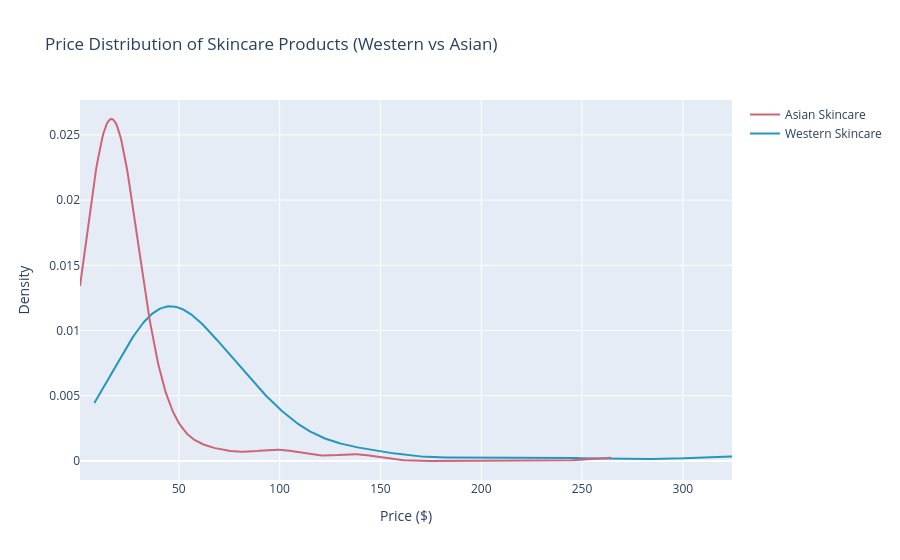

Notebook code cell kept with this figure:
### Markdown cell above
### 4.2 Price Distribution: American vs. Korean Skincare

We wanted to compare the price distributions of American and Korean skincare products to determine whether there were significant differences in pricing strategies between the two markets. We visualized the distribution of prices using KDE and box plots, which allows us to identify the most common price ranges and determine whether one market tends to be more expensive than the other. If we find that one market consistently offers lower or higher prices, this could reflect differences in product positioning, ingredient sourcing, or branding.

### Code cell
import plotly.figure_factory as ff

# Prepare data
data = [
    western_skincare["price_usd"].dropna(),
    asian_skincare["price_usd"].dropna()
]

labels = ["Western Skincare", "Asian Skincare"]
colors = ["#2596be", "#cc6577"]

fig = ff.create_distplot(
    data,
    labels,
    show_hist=False,
    show_rug=False,
    colors=colors
)

fig.update_layout(
    title="Price Distribution of Skincare Products (Western vs Asian)",
    xaxis_title="Price ($)",
    yaxis_title="Density",
    width=900
)

fig.show()
fig.write_html('kde_prices.html', include_plotlyjs='cdn')

### Figure 1 — Plotly figure (JSON) as saved in the notebook; plotly's stock layout.template omitted (floating-point values rounded to 4 significant figures; data arrays with more than 128 entries replaced by an {"elided": "..."} marker saying what was removed)
{"data": [{"legendgroup": "Western Skincare", "marker": {"color": "#2596be"}, "mode": "lines", "name": "Western Skincare", "showlegend": true, "type": "scatter", "x": {"elided": "500 float values"}, "xaxis": "x", "y": {"elided": "500 float values"}, "yaxis": "y"}, {"legendgroup": "Asian Skincare", "marker": {"color": "#cc6577"}, "mode": "lines", "name": "Asian Skincare", "showlegend": true, "type": "scatter", "x": {"elided": "500 float values"}, "xaxis": "x", "y": {"elided": "500 float values"}, "yaxis": "y"}], "layout": {"barmode": "overlay", "hovermode": "closest", "legend": {"traceorder": "reversed"}, "title": {"text": "Price Distribution of Skincare Products (Western vs Asian)"}, "width": 900, "xaxis": {"anchor": "y2", "domain": [0.0, 1.0], "title": {"text": "Price ($)"}, "zeroline": false}, "yaxis": {"anchor": "free", "domain": [0.0, 1], "position": 0.0, "title": {"text": "Density"}}}}
